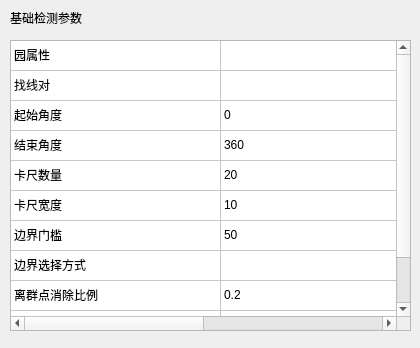
<?xml version="1.0" encoding="UTF-8"?>
<ui version="4.0">
 <class>FindCircleWidget</class>
 <widget class="QWidget" name="FindCircleWidget">
  <property name="geometry">
   <rect>
    <x>0</x>
    <y>0</y>
    <width>420</width>
    <height>348</height>
   </rect>
  </property>
  <property name="windowTitle">
   <string>FindCircleWidget</string>
  </property>
  <widget class="QLabel" name="labelBasicParameter">
   <property name="geometry">
    <rect>
     <x>10</x>
     <y>10</y>
     <width>81</width>
     <height>16</height>
    </rect>
   </property>
   <property name="text">
    <string>基础检测参数</string>
   </property>
  </widget>
  <widget class="QTableWidget" name="tableWidget">
   <property name="geometry">
    <rect>
     <x>10</x>
     <y>40</y>
     <width>401</width>
     <height>291</height>
    </rect>
   </property>
   <attribute name="horizontalHeaderVisible">
    <bool>false</bool>
   </attribute>
   <attribute name="horizontalHeaderDefaultSectionSize">
    <number>210</number>
   </attribute>
   <attribute name="horizontalHeaderStretchLastSection">
    <bool>true</bool>
   </attribute>
   <attribute name="verticalHeaderVisible">
    <bool>false</bool>
   </attribute>
   <row>
    <property name="text">
     <string>新建行</string>
    </property>
   </row>
   <row>
    <property name="text">
     <string>新建行</string>
    </property>
   </row>
   <row>
    <property name="text">
     <string>新建行</string>
    </property>
   </row>
   <row>
    <property name="text">
     <string>新建行</string>
    </property>
   </row>
   <row>
    <property name="text">
     <string>新建行</string>
    </property>
   </row>
   <row>
    <property name="text">
     <string>新建行</string>
    </property>
   </row>
   <row>
    <property name="text">
     <string>新建行</string>
    </property>
   </row>
   <row>
    <property name="text">
     <string>新建行</string>
    </property>
   </row>
   <row>
    <property name="text">
     <string>新建行</string>
    </property>
   </row>
   <row>
    <property name="text">
     <string>新建行</string>
    </property>
   </row>
   <row>
    <property name="text">
     <string>新建行</string>
    </property>
   </row>
   <column>
    <property name="text">
     <string>新建列</string>
    </property>
   </column>
   <column>
    <property name="text">
     <string>新建列</string>
    </property>
   </column>
   <item row="0" column="0">
    <property name="text">
     <string>园属性</string>
    </property>
   </item>
   <item row="1" column="0">
    <property name="text">
     <string>找线对</string>
    </property>
   </item>
   <item row="2" column="0">
    <property name="text">
     <string>起始角度</string>
    </property>
   </item>
   <item row="2" column="1">
    <property name="text">
     <string>0</string>
    </property>
   </item>
   <item row="3" column="0">
    <property name="text">
     <string>结束角度</string>
    </property>
   </item>
   <item row="3" column="1">
    <property name="text">
     <string>360</string>
    </property>
   </item>
   <item row="4" column="0">
    <property name="text">
     <string>卡尺数量</string>
    </property>
   </item>
   <item row="4" column="1">
    <property name="text">
     <string>20</string>
    </property>
   </item>
   <item row="5" column="0">
    <property name="text">
     <string>卡尺宽度</string>
    </property>
   </item>
   <item row="5" column="1">
    <property name="text">
     <string>10</string>
    </property>
   </item>
   <item row="6" column="0">
    <property name="text">
     <string>边界门槛</string>
    </property>
   </item>
   <item row="6" column="1">
    <property name="text">
     <string>50</string>
    </property>
   </item>
   <item row="7" column="0">
    <property name="text">
     <string>边界选择方式</string>
    </property>
   </item>
   <item row="8" column="0">
    <property name="text">
     <string>离群点消除比例</string>
    </property>
   </item>
   <item row="8" column="1">
    <property name="text">
     <string>0.2</string>
    </property>
   </item>
   <item row="9" column="0">
    <property name="text">
     <string>高斯差值器半宽度(pixel)</string>
    </property>
   </item>
   <item row="9" column="1">
    <property name="text">
     <string>2</string>
    </property>
   </item>
   <item row="10" column="0">
    <property name="text">
     <string>高斯差值方差</string>
    </property>
   </item>
   <item row="10" column="1">
    <property name="text">
     <string>1</string>
    </property>
   </item>
  </widget>
 </widget>
 <layoutdefault spacing="6" margin="11"/>
 <resources/>
 <connections/>
</ui>
